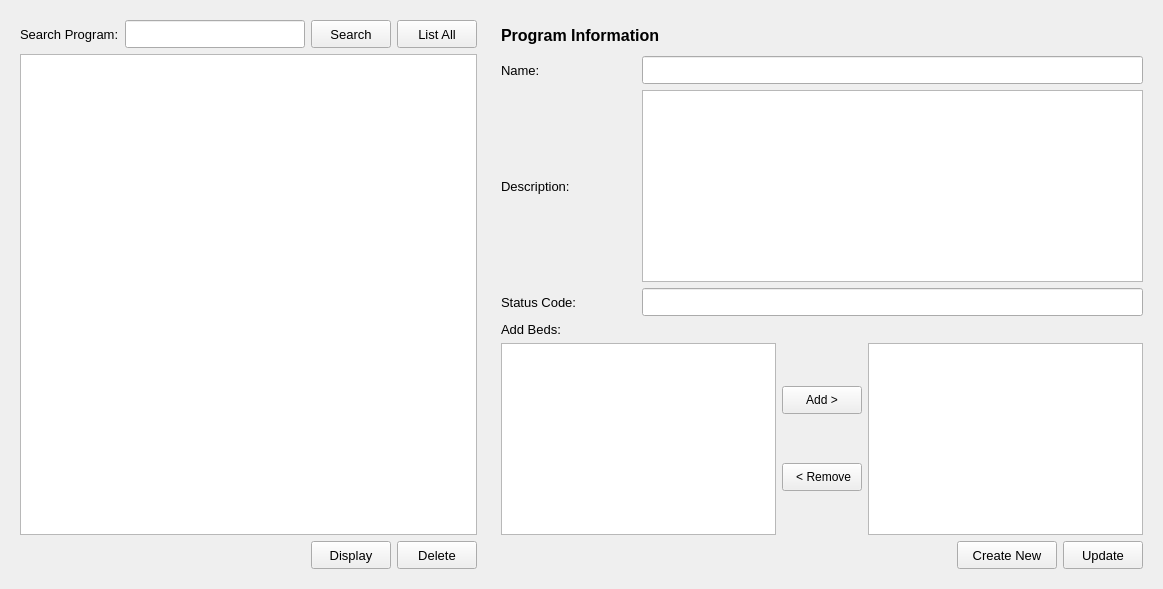
    <widget class="QWidget" name="editProgram">
     <layout class="QGridLayout" name="gridLayout_51">
      <item row="0" column="0">
       <widget class="QWidget" name="wgd_editUserSearch_2" native="true">
        <layout class="QGridLayout" name="gridLayout_3">
         <item row="0" column="0">
          <layout class="QHBoxLayout" name="horizontalLayout_51">
           <item>
            <widget class="QLabel" name="lbl_searchName_2">
             <property name="font">
              <font>
               <pointsize>10</pointsize>
              </font>
             </property>
             <property name="text">
              <string>Search Program:</string>
             </property>
            </widget>
           </item>
           <item>
            <widget class="QLineEdit" name="le_users_2">
             <property name="minimumSize">
              <size>
               <width>180</width>
               <height>28</height>
              </size>
             </property>
             <property name="font">
              <font>
               <pointsize>10</pointsize>
              </font>
             </property>
            </widget>
           </item>
           <item>
            <widget class="QPushButton" name="btn_searchUsers_2">
             <property name="minimumSize">
              <size>
               <width>60</width>
               <height>28</height>
              </size>
             </property>
             <property name="font">
              <font>
               <pointsize>10</pointsize>
              </font>
             </property>
             <property name="text">
              <string>Search</string>
             </property>
            </widget>
           </item>
           <item>
            <widget class="QPushButton" name="btn_listAllUsers_2">
             <property name="sizePolicy">
              <sizepolicy hsizetype="Preferred" vsizetype="Fixed">
               <horstretch>0</horstretch>
               <verstretch>0</verstretch>
              </sizepolicy>
             </property>
             <property name="minimumSize">
              <size>
               <width>80</width>
               <height>28</height>
              </size>
             </property>
             <property name="font">
              <font>
               <pointsize>10</pointsize>
              </font>
             </property>
             <property name="text">
              <string>List All</string>
             </property>
            </widget>
           </item>
          </layout>
         </item>
         <item row="1" column="0">
          <widget class="QColumnView" name="columnView_2">
           <property name="sizePolicy">
            <sizepolicy hsizetype="Preferred" vsizetype="Expanding">
             <horstretch>0</horstretch>
             <verstretch>0</verstretch>
            </sizepolicy>
           </property>
          </widget>
         </item>
         <item row="2" column="0">
          <layout class="QHBoxLayout" name="horizontalLayout_52">
           <item>
            <spacer name="horizontalSpacer_41">
             <property name="orientation">
              <enum>Qt::Horizontal</enum>
             </property>
             <property name="sizeHint" stdset="0">
              <size>
               <width>40</width>
               <height>20</height>
              </size>
             </property>
            </spacer>
           </item>
           <item>
            <widget class="QPushButton" name="btn_displayUser_2">
             <property name="minimumSize">
              <size>
               <width>70</width>
               <height>28</height>
              </size>
             </property>
             <property name="font">
              <font>
               <pointsize>10</pointsize>
              </font>
             </property>
             <property name="text">
              <string>Display</string>
             </property>
            </widget>
           </item>
           <item>
            <widget class="QPushButton" name="pushButton_25">
             <property name="minimumSize">
              <size>
               <width>65</width>
               <height>28</height>
              </size>
             </property>
             <property name="font">
              <font>
               <pointsize>10</pointsize>
              </font>
             </property>
             <property name="text">
              <string>Delete</string>
             </property>
            </widget>
           </item>
          </layout>
         </item>
        </layout>
       </widget>
      </item>
      <item row="0" column="1">
       <widget class="QWidget" name="wgd_editUserFields_2" native="true">
        <property name="minimumSize">
         <size>
          <width>500</width>
          <height>0</height>
         </size>
        </property>
        <layout class="QGridLayout" name="gridLayout_24">
         <item row="0" column="0" colspan="2">
          <widget class="QLabel" name="label_6">
           <property name="sizePolicy">
            <sizepolicy hsizetype="Preferred" vsizetype="Fixed">
             <horstretch>0</horstretch>
             <verstretch>0</verstretch>
            </sizepolicy>
           </property>
           <property name="minimumSize">
            <size>
             <width>0</width>
             <height>30</height>
            </size>
           </property>
           <property name="font">
            <font>
             <pointsize>12</pointsize>
             <weight>75</weight>
             <bold>true</bold>
            </font>
           </property>
           <property name="text">
            <string>Program Information</string>
           </property>
          </widget>
         </item>
         <item row="1" column="0">
          <widget class="QLabel" name="lbl_userName_2">
           <property name="sizePolicy">
            <sizepolicy hsizetype="Minimum" vsizetype="Preferred">
             <horstretch>0</horstretch>
             <verstretch>0</verstretch>
            </sizepolicy>
           </property>
           <property name="minimumSize">
            <size>
             <width>0</width>
             <height>28</height>
            </size>
           </property>
           <property name="font">
            <font>
             <pointsize>10</pointsize>
            </font>
           </property>
           <property name="text">
            <string>Name:</string>
           </property>
          </widget>
         </item>
         <item row="2" column="0">
          <widget class="QLabel" name="lbl_password_3">
           <property name="sizePolicy">
            <sizepolicy hsizetype="Minimum" vsizetype="Preferred">
             <horstretch>0</horstretch>
             <verstretch>0</verstretch>
            </sizepolicy>
           </property>
           <property name="minimumSize">
            <size>
             <width>0</width>
             <height>28</height>
            </size>
           </property>
           <property name="font">
            <font>
             <pointsize>10</pointsize>
            </font>
           </property>
           <property name="text">
            <string>Description:</string>
           </property>
          </widget>
         </item>
         <item row="2" column="1" colspan="3">
          <widget class="QTextEdit" name="textEdit">
           <property name="sizePolicy">
            <sizepolicy hsizetype="Expanding" vsizetype="Minimum">
             <horstretch>0</horstretch>
             <verstretch>0</verstretch>
            </sizepolicy>
           </property>
          </widget>
         </item>
         <item row="3" column="0">
          <widget class="QLabel" name="lbl_password_2">
           <property name="sizePolicy">
            <sizepolicy hsizetype="Minimum" vsizetype="Preferred">
             <horstretch>0</horstretch>
             <verstretch>0</verstretch>
            </sizepolicy>
           </property>
           <property name="minimumSize">
            <size>
             <width>0</width>
             <height>28</height>
            </size>
           </property>
           <property name="font">
            <font>
             <pointsize>10</pointsize>
            </font>
           </property>
           <property name="text">
            <string>Status Code:</string>
           </property>
          </widget>
         </item>
         <item row="4" column="0">
          <widget class="QLabel" name="label_29">
           <property name="font">
            <font>
             <pointsize>10</pointsize>
            </font>
           </property>
           <property name="text">
            <string>Add Beds:</string>
           </property>
          </widget>
         </item>
         <item row="5" column="0" colspan="2">
          <widget class="QListView" name="listView">
           <property name="sizePolicy">
            <sizepolicy hsizetype="Minimum" vsizetype="Expanding">
             <horstretch>0</horstretch>
             <verstretch>0</verstretch>
            </sizepolicy>
           </property>
           <property name="minimumSize">
            <size>
             <width>275</width>
             <height>0</height>
            </size>
           </property>
          </widget>
         </item>
         <item row="5" column="2">
          <layout class="QVBoxLayout" name="verticalLayout_5">
           <item>
            <widget class="QPushButton" name="pushButton_16">
             <property name="minimumSize">
              <size>
               <width>80</width>
               <height>28</height>
              </size>
             </property>
             <property name="text">
              <string>Add &gt;</string>
             </property>
            </widget>
           </item>
           <item>
            <widget class="QPushButton" name="pushButton_17">
             <property name="minimumSize">
              <size>
               <width>80</width>
               <height>28</height>
              </size>
             </property>
             <property name="maximumSize">
              <size>
               <width>80</width>
               <height>28</height>
              </size>
             </property>
             <property name="text">
              <string> &lt; Remove</string>
             </property>
            </widget>
           </item>
          </layout>
         </item>
         <item row="5" column="3">
          <widget class="QListView" name="listView_2">
           <property name="sizePolicy">
            <sizepolicy hsizetype="Minimum" vsizetype="Expanding">
             <horstretch>0</horstretch>
             <verstretch>0</verstretch>
            </sizepolicy>
           </property>
           <property name="minimumSize">
            <size>
             <width>275</width>
             <height>0</height>
            </size>
           </property>
          </widget>
         </item>
         <item row="1" column="1" colspan="3">
          <widget class="QLineEdit" name="le_userName_2">
           <property name="minimumSize">
            <size>
             <width>0</width>
             <height>28</height>
            </size>
           </property>
          </widget>
         </item>
         <item row="3" column="1" colspan="3">
          <widget class="QLineEdit" name="le_password_2">
           <property name="minimumSize">
            <size>
             <width>0</width>
             <height>28</height>
            </size>
           </property>
           <property name="text">
            <string/>
           </property>
          </widget>
         </item>
         <item row="6" column="0" colspan="4">
          <layout class="QHBoxLayout" name="horizontalLayout_50">
           <item>
            <widget class="QLabel" name="lbl_editUserWarning_2">
             <property name="sizePolicy">
              <sizepolicy hsizetype="Preferred" vsizetype="Ignored">
               <horstretch>0</horstretch>
               <verstretch>0</verstretch>
              </sizepolicy>
             </property>
             <property name="minimumSize">
              <size>
               <width>0</width>
               <height>28</height>
              </size>
             </property>
             <property name="font">
              <font>
               <pointsize>10</pointsize>
              </font>
             </property>
             <property name="text">
              <string/>
             </property>
            </widget>
           </item>
           <item>
            <spacer name="horizontalSpacer_40">
             <property name="orientation">
              <enum>Qt::Horizontal</enum>
             </property>
             <property name="sizeHint" stdset="0">
              <size>
               <width>40</width>
               <height>20</height>
              </size>
             </property>
            </spacer>
           </item>
           <item>
            <widget class="QPushButton" name="btn_createNewUser_2">
             <property name="minimumSize">
              <size>
               <width>100</width>
               <height>28</height>
              </size>
             </property>
             <property name="font">
              <font>
               <pointsize>10</pointsize>
              </font>
             </property>
             <property name="text">
              <string>Create New</string>
             </property>
            </widget>
           </item>
           <item>
            <widget class="QPushButton" name="pushButton_24">
             <property name="minimumSize">
              <size>
               <width>75</width>
               <height>28</height>
              </size>
             </property>
             <property name="font">
              <font>
               <pointsize>10</pointsize>
              </font>
             </property>
             <property name="text">
              <string>Update</string>
             </property>
            </widget>
           </item>
          </layout>
         </item>
        </layout>
       </widget>
      </item>
     </layout>
    </widget>
